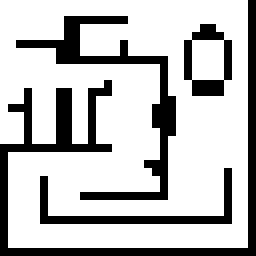
%> input picture practica3/imagenes/para_etiquetar.bmp, 32 x 32 px (shown 8 times larger)
$ octave ej3.m   (GNU Octave 9; MATLAB toolbox functions it lacks are replaced by stand-ins)
%> lines starting %> are read from the running program, lines starting %| are printed output that depends on the picture; in (x1, y1, x2, y2) boxes, pixels count from 0 and x2, y2 are one past the last pixel; in counts of white or black regions, pixels touching at a corner belong together; the program's own positions count from 1
### practica3/funciones/etiquetar.m
function [imRes,clases]=etiquetar(imagen,nVecinos)
%Se asume que la imagen tiene valor 0 para el fondo, y otro valor para los
%objetos a etiquetar
%nVecinos dice si usar 4 u 8. Por defecto son 8.

[M N] = size(imagen);

%Listas de cosas auxiliares
clasesIni = [];
clases = [];
relaciones = [];

%Matriz de etiquetas
etiquetasGrande = zeros(M+2,N+2); %Le agrego un borde temporal de ceros

%Loops de etiquetado inicial y armado de relaciones
proximaClase = 1;
for i=1:M
    for j=1:N
        if(imagen(i,j)~=0)

            if(nVecinos == 4)
                clasesVentana = [etiquetasGrande(i,j+1) etiquetasGrande(i+1,[j,j+2]) etiquetasGrande(i+2,j+1)];
            else
                clasesVentana = [etiquetasGrande(i,j:j+2) etiquetasGrande(i+1,[j,j+2]) etiquetasGrande(i+2,j:j+2)];
            end

            [clase,relacionesNuevas,claseNueva]=vecinos(clasesVentana);

            if(claseNueva)
                etiquetasGrande(i+1,j+1) = proximaClase;
                clasesIni = [clasesIni, proximaClase];
                proximaClase = proximaClase + 1;
            else
                etiquetasGrande(i+1,j+1) = clase;
                relaciones = [relaciones; relacionesNuevas];
            end
        end
    end
end
etiquetas = etiquetasGrande(2:M+1,2:N+1);

%Ahora encuentro las clases de equivalencia y reetiqueto
if(size(relaciones,1)~=0)
    clasesNuevas = equivR(relaciones,length(clasesIni));

    for i=1:length(clasesNuevas)
        etiquetas = aplicarRelacion(etiquetas,i,clasesNuevas{i});
    end

    clases = 1:length(clasesNuevas);
end

imRes = etiquetas;

end %Fin de la funcion principal


function etiquetasS = aplicarRelacion(etiquetas,valor,clases)
%Pone el "valor" en todos los pixels que tenian alguno de los valores de
%"clases"
etiquetasS = etiquetas;
for i=1:length(clases)
    etiquetasS(etiquetas==clases(i)) = valor;
end

end

### practica3/funciones/equivR.m
function clases = equivR(relacion,Nobj)
%Dada una relacion simetrica, esta funcion impone la transitividad y
%devuelve las clases de equivalencia
% NOTA: No se impone la simetria (seria facil, pero se pide que "relacion" ya sea simetrica)
% Nobj es la cantidad de objetos. Se asume una codificacion de 1 a N en
% relacion

obj = 1:Nobj;

nClase = 1;
for i=1:Nobj
    if(obj(i) ~= 0) %No esta incluido en una clase todavia

        estaClase = buscarClase([],relacion,obj(i));

        clasesTemp{nClase} = estaClase;
        nClase = nClase+1;
        obj(estaClase) = 0;%Borro los incluidos. Uso que el indice es igual al valor del objeto
    end
end

clases = clasesTemp;

end


function estaClaseS = buscarClase(estaClase,relacion,objeto)

relacionados = relacion(relacion(:,1) == objeto,2);
relacionadosValidos = [];
for i=1:length(relacionados)
    if(relacionados(i)~=objeto) %Por las dudas
        if(~any(estaClase==relacionados(i))) %Esto evita loops infinitos en la recursion
            relacionadosValidos = [relacionadosValidos relacionados(i)];
        end
    end
end
Nvalidos = length(relacionadosValidos);

if(Nvalidos==0)
    estaClaseS = [estaClase objeto];
else
    estaClaseTemp = [estaClase objeto];
    for i=1:Nvalidos
        if(~any(estaClaseTemp==relacionadosValidos(i))) %Evito repetidos
            estaClaseTemp = buscarClase(estaClaseTemp,relacion,relacionadosValidos(i)); %Devuelve todo lo que le paso mas lo que encuentra abajo
        end
    end
    estaClaseS = estaClaseTemp;
end

end

### practica3/scripts/ej3.m
clc
clear all
close all

imTest = imread('para_etiquetar.bmp');
%> imTest: size 32x32 uint8; 74.8% white; black in thin lines or dots
imTest = 1-(imTest/255);
%> imTest: size 32x32 uint8; values 0 (black) and 1 (white), 25.2% white in thin lines or dots
%imshow(imTest)

%[imRes,clases]=etiquetar(imTest,4);
[imRes,clases]=etiquetar(imTest,8);
%> after the loop in etiquetar, `for i=1:M`:
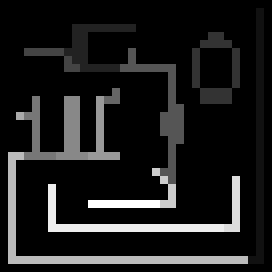
%> etiquetasGrande: size 34x34 double (shown 8 times larger); min 0, max 15, mean 1.62; drawn with min black and max white
%> after the loop in etiquetar, `for i=1:M`: clase = 1; clasesIni = [1 2 3 4 5 6 7 8 9 10 11 12 13 14 15]; clasesVentana = [0 1 0 1 0 0 0 0]; proximaClase = 16; relaciones = 46 rows, first 12: [2 4; 4 2; 4 2; 2 4; 4 2; 2 4; 2 4; 4 2; 4 2; 2 4; 4 2; 2 4]
%> in etiquetar, `etiquetas = etiquetasGrande(2:M+1,2:N+1);`:
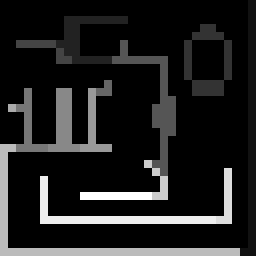
%> etiquetas: size 32x32 double (shown 8 times larger); min 0, max 15, mean 1.83; drawn with min black and max white
%> the loop in equivR, `for i=1:Nobj` made 15 passes
%> estaClase on passes 2, 13: [2 4 5 12 15], [13 14]
%> estaClase on pass 1: [1 11 7 10 8 9 6]
%> after the loop in equivR, `for i=1:Nobj`: clasesTemp = {[1 11 7 10 8 9 6], [2 4 5 12 15], 3, [13 14]}; obj = [0 0 0 0 0 0 0 0 0 0 0 0 0 0 0]
%> in equivR, `clases = clasesTemp;`: clases = {[1 11 7 10 8 9 6], [2 4 5 12 15], 3, [13 14]}
%> the loop in etiquetar, `for i=1:length(clasesNuevas)` made 4 passes
%> pass 1, in etiquetar, `etiquetas = aplicarRelacion(etiquetas,i,clasesNuevas{i});`:
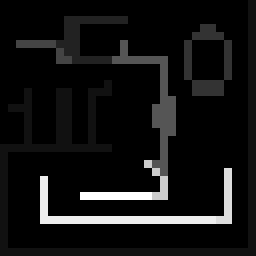
%> etiquetas: size 32x32 double (shown 8 times larger); min 0, max 15, mean 1.09; drawn with min black and max white
%> pass 2, in etiquetar, `etiquetas = aplicarRelacion(etiquetas,i,clasesNuevas{i});`:
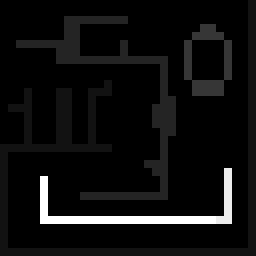
%> etiquetas: size 32x32 double (shown 8 times larger); min 0, max 14, mean 0.811; drawn with min black and max white
%> after the loop in etiquetar, `for i=1:length(clasesNuevas)`:
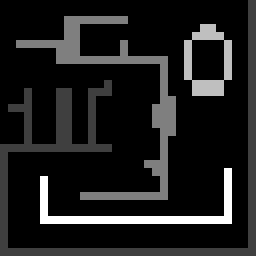
%> etiquetas: size 32x32 double (shown 8 times larger); 17.48% of pixels changed, all inside (x1, y1, x2, y2) = (0, 5, 30, 32); drawn with min black and max white
%> in etiquetar, `clases = 1:length(clasesNuevas);`: clases = [1 2 3 4]
%> clases = [1 2 3 4]

figure
subplot(1,2,1)
imagesc(imTest)
subplot(1,2,2)
imagesc(imRes)
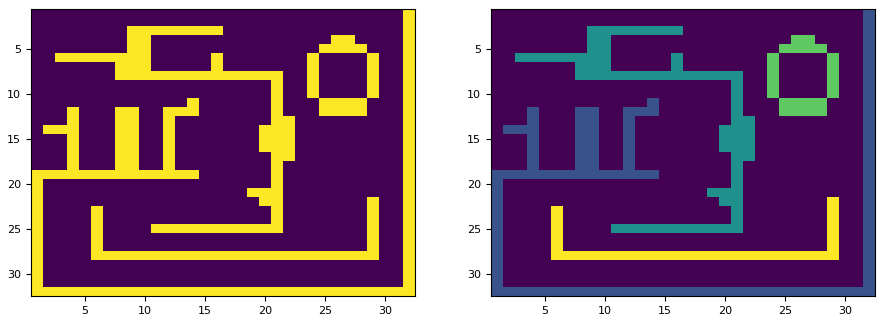
%> figure redrawn from the program's plot data, 2 panels

$ run again, with practica3/imagenes/oclusion.bmp copied over practica3/imagenes/para_etiquetar.bmp
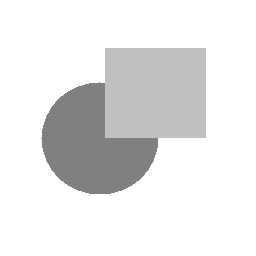
%> input picture practica3/imagenes/oclusion.bmp, 256 x 256 px
%> after the loop in etiquetar, `for i=1:M`:
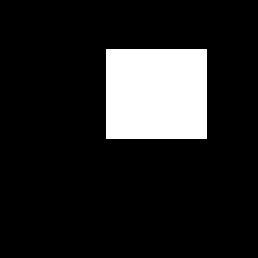
%> etiquetasGrande: size 258x258 double; values 0 (black) and 1 (white), 13.7% white; 1 white region, box (x1, y1, x2, y2) and area: (106, 49, 207, 139) 9090
%> after the loop in etiquetar, `for i=1:M`: clase = 1; clasesVentana = [1 1 0 1 0 0 0 0]; proximaClase = 2
%> etiquetas: size 256x256 double; values 0 (black) and 1 (white), 13.9% white; 1 white region, box (x1, y1, x2, y2) and area: (105, 48, 206, 138) 9090
%> clases = []
%> `imagesc(imRes)`:
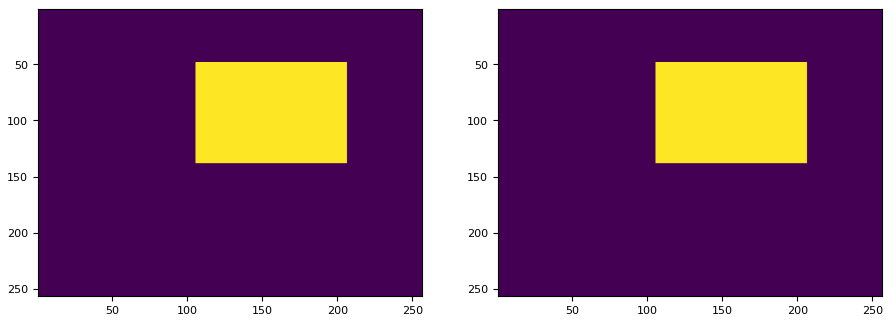
%> figure redrawn from the program's plot data, 2 panels
